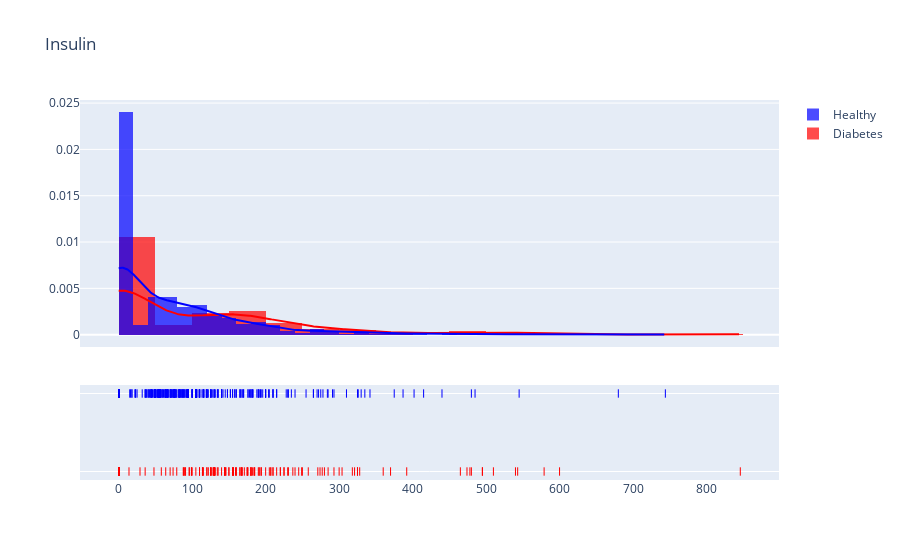

Source (notebook cell):
### Markdown cell above
e. Insulin of diabetes person is lower than healthy person

### Code cell
density_plot('Insulin', 0)  # Ganti 'BMI' dengan nama kolom yang ingin Anda plot

### Figure 1 — Plotly figure (JSON) as saved in the notebook; plotly's stock layout.template omitted (floating-point values rounded to 4 significant figures; data arrays with more than 128 entries replaced by an {"elided": "..."} marker saying what was removed)
{"data": [{"autobinx": false, "histnorm": "probability density", "legendgroup": "Diabetes", "marker": {"color": "Red"}, "name": "Diabetes", "opacity": 0.7, "type": "histogram", "x": {"elided": "268 int values"}, "xaxis": "x", "xbins": {"end": 846, "size": 0, "start": 0}, "yaxis": "y"}, {"autobinx": false, "histnorm": "probability density", "legendgroup": "Healthy", "marker": {"color": "Blue"}, "name": "Healthy", "opacity": 0.7, "type": "histogram", "x": {"elided": "500 int values"}, "xaxis": "x", "xbins": {"end": 744, "size": 0, "start": 0}, "yaxis": "y"}, {"legendgroup": "Diabetes", "marker": {"color": "Red"}, "mode": "lines", "name": "Diabetes", "showlegend": false, "type": "scatter", "x": {"elided": "500 float values"}, "xaxis": "x", "y": {"elided": "500 float values"}, "yaxis": "y"}, {"legendgroup": "Healthy", "marker": {"color": "Blue"}, "mode": "lines", "name": "Healthy", "showlegend": false, "type": "scatter", "x": {"elided": "500 float values"}, "xaxis": "x", "y": {"elided": "500 float values"}, "yaxis": "y"}, {"legendgroup": "Diabetes", "marker": {"color": "Red", "symbol": "line-ns-open"}, "mode": "markers", "name": "Diabetes", "showlegend": false, "type": "scatter", "x": {"elided": "268 int values"}, "xaxis": "x", "y": {"elided": "268 str values"}, "yaxis": "y2"}, {"legendgroup": "Healthy", "marker": {"color": "Blue", "symbol": "line-ns-open"}, "mode": "markers", "name": "Healthy", "showlegend": false, "type": "scatter", "x": {"elided": "500 int values"}, "xaxis": "x", "y": {"elided": "500 str values"}, "yaxis": "y2"}], "layout": {"barmode": "overlay", "hovermode": "closest", "legend": {"traceorder": "reversed"}, "title": {"text": "Insulin"}, "xaxis": {"anchor": "y2", "domain": [0, 1], "zeroline": false}, "yaxis": {"anchor": "free", "domain": [0.35, 1], "position": 0}, "yaxis2": {"anchor": "x", "domain": [0, 0.25], "dtick": 1, "showticklabels": false}}}
